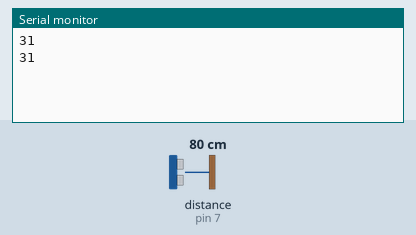
This sketch was run on a simulated Arduino Uno, built with avr-gcc and run on an emulated ATmega328P. Parts: the last lines printed to the serial monitor. Wiring (inferred from the names in the program): range finder with pulse-width output: data pin 7. Inputs (shaded band) come from the test bench; at power-on: distance to the obstacle (sensor on pin 7) 80 cm. The echo pulse lasts 58.3 µs per cm.

Above: at 1.2 s.
1.3 s: distance to the obstacle (sensor on pin 7) set to 2 cm
At 2.6 s:
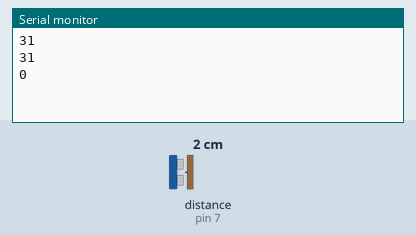
2.8 s: distance to the obstacle (sensor on pin 7) set to 4 cm
At 4.0 s:
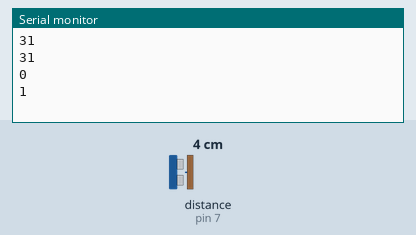
Timing chart, 0 to 5.8 s (numbered marks = the images above; inputs shaded):
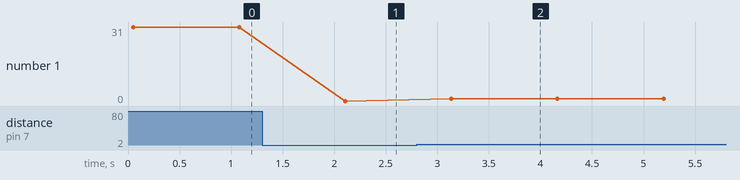

Measured:
- after the input at 1.3 s, the serial monitor: prints a new line after 0.81 s (image 1)
- after the input at 2.8 s, the serial monitor: prints a new line after 0.34 s (image 2)
- plotted number 1: 31 → 0 after the input at 1.3 s, 0 → 1 after the input at 2.8 s

The sketch:

maxSonar_pulseWidth.ino
```cpp
//I found this to be more accurate than the analog method and just as easy to implement.
//Feel free to use this code.
//Please be respectful by acknowledging the author in the code if you use or modify it.
//Author: Bruce Allen
//Date: 23/07/09

//Digital pin 7 for reading in the pulse width from the MaxSonar device.
//This variable is a constant because the pin will not change throughout execution of this code.
const int pwPin = 7;
//variables needed to store values
long pulse, inches, cm;

int minDist = 50;

void setup() {
  //This opens up a serial connection to shoot the results back to the PC console
  Serial.begin(9600);
}
void loop() {
  pinMode(pwPin, INPUT);
    //Used to read in the pulse that is being sent by the MaxSonar device.
  //Pulse Width representation with a scale factor of 147 uS per Inch.

  pulse = pulseIn(pwPin, HIGH);
  //147uS per inch
  inches = pulse/147;
  //change inches to centimetres
  cm = inches * 2.54;

  if (inches < minDist) {

  Serial.print(inches);
//  Serial.print("in, ");
//  Serial.print(cm);
//  Serial.print("cm");
  Serial.println();
  delay(1000);

  }
}
```
